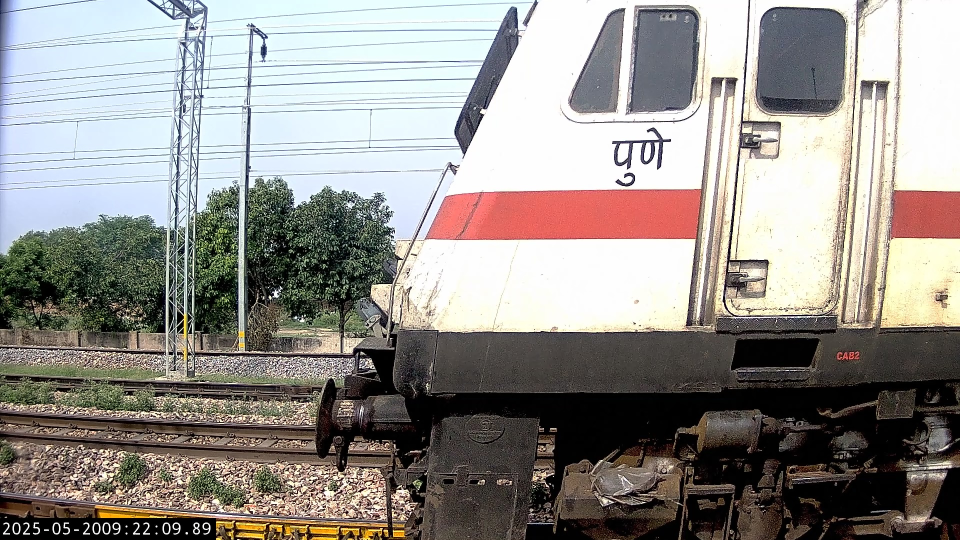
#> input picture feb_11/0/frame_00142.jpg, 1920 x 1080 px (shown at 1/2 size); its folder holds only this picture in this run
$ python ConstructCoachImage.py   (older library calls are emulated)
#> lines starting #> are read from the running program, lines starting #| are printed output that depends on the picture
"""
Last updated: 05 Mar 26
Created by  : Prof Arbind Kumar Gupta
Description : Fixed-trackside-camera stitcher.

              Folder structure:
                <root>/<train_number>/<coach_number>/  ← images of one coach passing
              Each coach folder produces exactly ONE stitched panorama.

              Algorithm:
                1. Compute phase-correlation dx for every consecutive frame pair
                2. Estimate true per-frame pixel shift from reliable measurements
                3. Correct raw dx for dropped/skipped frames (n = round(dx/true_dx))
                4. Find the FIRST and LAST frame pair where the train is present
                   (|dx| > DX_MIN). Everything in between — including momentary
                   phase-correlation failures — is filled with the local mean step.
                5. Strip-scan (push-broom) stitch: each frame contributes a
                   right-edge slice of width = corrected_step. No overlap → no ghosting.
                6. Save ONE PNG + ONE speed CSV per coach folder.

Version     : 14.0
"""

import os, csv
import cv2
import numpy as np
from pathlib import Path

# ======================== CONFIGURATION ========================
# Set up input/output directories, cropping, and algorithm parameters
_HERE           = Path(__file__).parent
BASE_INPUT_DIR  = _HERE / 'feb_11'  # Root directory containing coach folders
BASE_OUTPUT_DIR = _HERE / '09-03-2026 Outputs - Basic Stitching - HPDS'   # Output directory for stitched images and CSVs
COACH_DEPTH     = 1          # Folder depth for coach folders (1 or 2)

TOP_CROP        = 00         # Number of rows to crop from top of each frame
CLIP_FRAC       = 0.03       # Fraction of image width to clip from left/right before correlation

DX_MIN          = 30         # Minimum pixel shift to consider train present
DX_MAX_SINGLE   = 220        # Maximum plausible single-frame shift
DX_REJECT       = 800        # Discard measurements above this threshold
RESP_MIN        = 0.03       # Minimum phase-correlation response to trust

# --- Fisheye Correction Parameters ---
# Set these to your camera's calibration values
APPLY_FISHEYE_CORRECTION = True
CAMERA_MATRIX = np.array([[1000, 0, 640], [0, 1000, 360], [0, 0, 1]], dtype=np.float32)  # Example values
DIST_COEFFS = np.array([-0.1, 0.01, 0, 0], dtype=np.float32)  # Example values
# ===============================================================

# ------------------- Fisheye Correction ------------------------
def undistort_fisheye(img: np.ndarray) -> np.ndarray:
    """
    Correct fisheye distortion in the input image using the camera matrix and distortion coefficients.
    Adjust CAMERA_MATRIX and DIST_COEFFS above to match your camera calibration.
    """
    h, w = img.shape[:2]
    new_camera_mtx = CAMERA_MATRIX.copy()
    # Optionally, optimize new_camera_mtx for undistortion (can use cv2.getOptimalNewCameraMatrix)
    undistorted = cv2.undistort(img, CAMERA_MATRIX, DIST_COEFFS, None, new_camera_mtx)
    return undistorted

# ------------------- Image Preprocessing ----------------------
def cropTop(im: np.ndarray, rows: int = TOP_CROP) -> np.ndarray:
    """Crop the top rows from an image."""
    return im[rows:, :] if rows > 0 else im


def clipImg(im: np.ndarray, frac: float = CLIP_FRAC) -> np.ndarray:
    """Clip a fraction of the image width from both left and right sides."""
    if frac <= 0:
        return im
    c = max(1, int(im.shape[1] * frac))
    return im[:, c:-c] if 2 * c < im.shape[1] else im

# ------------------- Image Loading ----------------------------
def getImages(fldr: Path) -> tuple[list, list]:
    """Load all valid images from a folder, apply fisheye correction, crop top rows, and return images and filenames."""
    imgs, names = [], []
    for f in sorted(os.listdir(fldr)):
        if not any(f.lower().endswith(e) for e in ['.jpg', '.jpeg', '.png', '.bmp']):
            continue
        img = cv2.imread(str(fldr / f), cv2.IMREAD_GRAYSCALE)
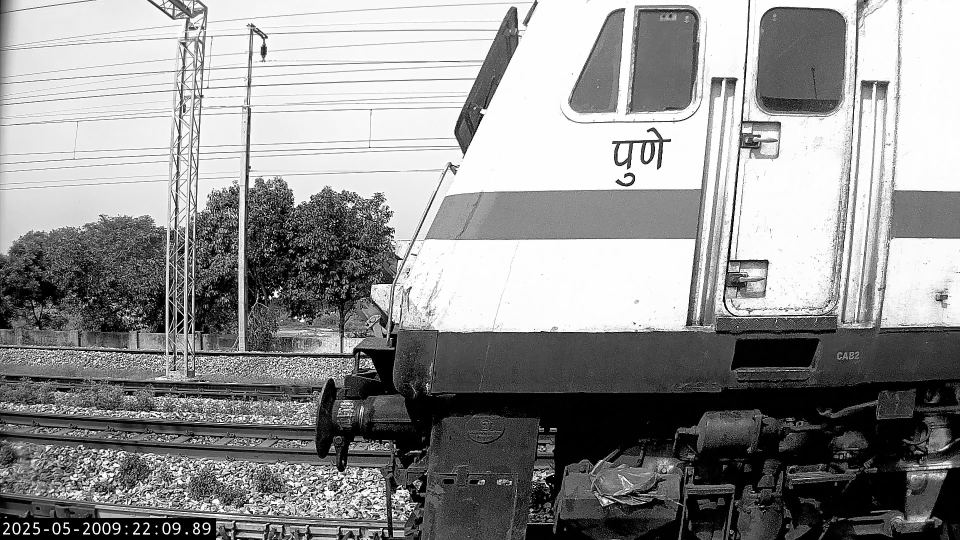
#> img: shape (1080, 1920) (shown at 1/2 size); min 0, max 255, mean 145
        if img is None:
            continue
        if APPLY_FISHEYE_CORRECTION:
            img = undistort_fisheye(img)
#> in undistort_fisheye, `undistorted = cv2.undistort(img, CAMERA_MATRIX, DIST_COEFFS, None, new..`:
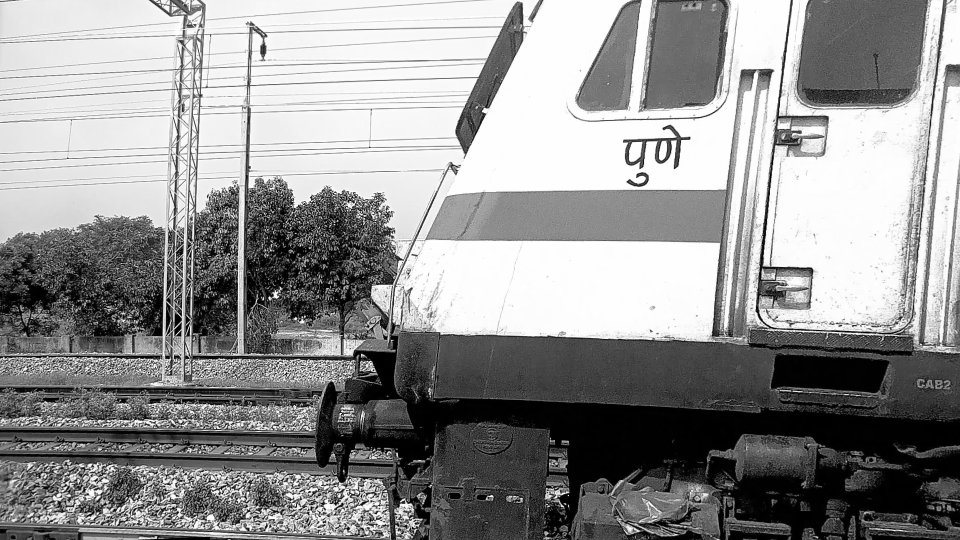
#> undistorted: shape (1080, 1920) (shown at 1/2 size); min 0, max 255, mean 146.6
        imgs.append(cropTop(img))
        names.append(f)
    return imgs, names

# ------------------- Phase Correlation ------------------------
def phaseShift(img1: np.ndarray, img2: np.ndarray) -> tuple[float, float]:
    """Compute phase-correlation shift and response between two images."""
    a = clipImg(img1).astype(np.float32)
    b = clipImg(img2).astype(np.float32)
    h, w = a.shape
    win = cv2.createHanningWindow((w, h), cv2.CV_32F)
    (dx, _), resp = cv2.phaseCorrelate(a, b, win)
    return float(dx), float(resp)

# ------------------- True Shift Estimation --------------------
def estimateTrueDx(raw_dxs: list, responses: list) -> float:
    """Estimate the true per-frame pixel shift using reliable measurements."""
    clean = [abs(d) for d, r in zip(raw_dxs, responses)
             if DX_MIN <= abs(d) <= DX_MAX_SINGLE and r >= RESP_MIN]
    if clean:
        return float(np.median(clean))
    above = [abs(d) for d in raw_dxs if DX_MIN < abs(d) < DX_REJECT]
    return float(np.min(above)) if above else 143.0

# ------------------- Step Correction --------------------------
def rawToStep(raw_dx: float, resp: float, true_dx: float) -> tuple[float, int]:
    """Convert raw dx to corrected per-frame step and number of frames skipped."""
    adx = abs(raw_dx)
    if adx < DX_MIN or adx > DX_REJECT or resp < RESP_MIN:
        return 0.0, 0
    n = max(1, round(adx / true_dx))
    return adx / n, n

# ------------------- Main Processing Function -----------------
def processCoachFolder(input_folder: Path, output_folder: Path) -> None:
    """
    Process a single coach folder:
    - Loads images
    - Computes phase-correlation shifts
    - Estimates true shift
    - Corrects for dropped/skipped frames
    - Identifies train-present frames
    - Fills gaps in measurements
    - Stitches images using strip-scan method
    - Saves outputs (PNG and CSV)
    """
    print(f'\n{"="*72}')
    print(f'  Coach folder : {input_folder}')

    # Load and preprocess images
    imgs, names = getImages(input_folder)
#> imgs = 1 item; names = ['frame_00142.jpg']
    n_imgs = len(imgs)
#> n_imgs = 1
    if n_imgs < 2:
        print(f'  [SKIP] Only {n_imgs} image(s).')
#|   [SKIP] Only 1 image(s).
        return

    output_folder.mkdir(parents=True, exist_ok=True)
    print(f'  {n_imgs} frames loaded.')

    # 1. Phase correlation for every consecutive pair
    raw_dxs, raw_resps = [], []
    for i in range(n_imgs - 1):
        dx, resp = phaseShift(imgs[i], imgs[i + 1])
        raw_dxs.append(dx)
        raw_resps.append(resp)

    # 2. Estimate true per-frame shift
    true_dx = estimateTrueDx(raw_dxs, raw_resps)
    print(f'  True dx/frame : {true_dx:.1f} px')

    # 3. Correct each pair for dropped/skipped frames
    steps_raw, n_frames_list = [], []
    for dx, resp in zip(raw_dxs, raw_resps):
        s, n = rawToStep(dx, resp, true_dx)
        steps_raw.append(s)
        n_frames_list.append(n)

    # 4. Find first and last active pair (train present)
    active_pairs = [i for i, s in enumerate(steps_raw) if s > 0]
    if not active_pairs:
        print('  [SKIP] No train-present frames detected.')
        return

    first_pair = active_pairs[0]
    last_pair  = active_pairs[-1]
    print(f'  Train visible: pairs {first_pair} → {last_pair}  '
          f'({last_pair - first_pair + 2} frames)')

    # 5. Fill gaps in step measurements with local mean
    filled_steps = list(steps_raw)
    for i in range(first_pair, last_pair + 1):
        if filled_steps[i] == 0:
            # Fill with mean of nearest nonzero neighbours
            left  = [filled_steps[j] for j in range(first_pair, i) if filled_steps[j] > 0]
            right = [filled_steps[j] for j in range(i + 1, last_pair + 1) if filled_steps[j] > 0]
            neighbours = (left[-3:] if left else []) + (right[:3] if right else [])
            filled_steps[i] = float(np.mean(neighbours)) if neighbours else true_dx

    mean_step = float(np.mean([filled_steps[i] for i in range(first_pair, last_pair + 1)]))
    print(f'  Mean step     : {mean_step:.1f} px')

    # 6. Save full pair CSV with all measurements
    csv_all = output_folder / f'{input_folder.name}_all_pairs.csv'
    with open(csv_all, 'w', newline='') as f:
        w = csv.writer(f)
        w.writerow(['pair', 'frame_a', 'frame_b', 'raw_dx', 'response',
                    'true_dx_est', 'n_frames', 'corrected_step'])
        for i, (dx, resp, s, n) in enumerate(
                zip(raw_dxs, raw_resps, steps_raw, n_frames_list)):
            w.writerow([i, i, i + 1, f'{dx:.2f}', f'{resp:.4f}',
                        f'{true_dx:.1f}', n, f'{s:.2f}'])
    print(f'  Saved all-pairs CSV → {csv_all}')

    # 7. Strip-scan stitch: build panorama by concatenating right-edge strips
    step_ints = [max(1, int(round(filled_steps[p])))
                 for p in range(first_pair, last_pair + 1)]

    frame_start = first_pair        # index into imgs[]
    frame_end   = last_pair + 1     # inclusive

    first_clip = clipImg(imgs[frame_start])
    h0, img_w  = first_clip.shape

    total_w = img_w + sum(step_ints)
    canvas  = np.zeros((h0, total_w), dtype=np.uint8)

    # Place the first frame (clipped) at the start of the canvas
    canvas[:h0, :img_w] = first_clip[:h0, :]
    x_cursor = img_w

    # For each subsequent frame, add a right-edge strip of width = corrected step
    for i, fi in enumerate(range(frame_start + 1, frame_end + 1)):
        if fi >= n_imgs:
            break
        img = clipImg(imgs[fi])
        h_i = min(img.shape[0], h0)
        sw  = min(step_ints[i], img.shape[1])
        strip = img[:h_i, img.shape[1] - sw:]
        sw_actual = strip.shape[1]
        canvas[:h_i, x_cursor:x_cursor + sw_actual] = strip
        x_cursor += sw_actual

    stitched = canvas[:, :x_cursor]

    # 8. Save outputs: stitched PNG and speed CSV
    out_png = output_folder / f'{input_folder.name}.png'
    out_csv = output_folder / f'{input_folder.name}_speed.csv'

    cv2.imwrite(str(out_png), stitched)
    print(f'  Stitched PNG  → {out_png}  ({stitched.shape[1]} × {stitched.shape[0]} px)')

    with open(out_csv, 'w', newline='') as f:
        wr = csv.writer(f)
        wr.writerow(['transition', 'frame_a', 'frame_b',
                     'raw_dx', 'n_frames', 'corrected_step', 'gap_filled'])
        for j, p in enumerate(range(first_pair, last_pair + 1)):
            gap_filled = int(steps_raw[p] == 0 and filled_steps[p] > 0)
            wr.writerow([j, p, p + 1,
                         f'{raw_dxs[p]:.2f}',
                         n_frames_list[p],
                         f'{filled_steps[p]:.2f}',
                         gap_filled])
    print(f'  Speed CSV     → {out_csv}')

# ------------------- Coach Folder Discovery -------------------
def find_coach_folders(base: Path, depth: int) -> list:
    """Recursively find coach folders at the specified depth."""
    if depth == 1:
        return [p for p in sorted(base.iterdir()) if p.is_dir()]
    leaves = []
    for child in sorted(base.iterdir()):
        if child.is_dir():
            leaves.extend(find_coach_folders(child, depth - 1))
    return leaves

# ------------------- Main Entry Point -------------------------
def main():
    """
    Main function:
    - Checks input directory
    - Finds coach folders
    - Processes each coach folder
    - Prints summary when done
    """
    if not BASE_INPUT_DIR.exists():
        print(f'[ERROR] BASE_INPUT_DIR not found: {BASE_INPUT_DIR.resolve()}')
        return

    coach_folders = find_coach_folders(BASE_INPUT_DIR, COACH_DEPTH)
    print(f'Found {len(coach_folders)} coach folder(s) under {BASE_INPUT_DIR}')
    print(f'Config: DX_MIN={DX_MIN}  DX_MAX_SINGLE={DX_MAX_SINGLE}  '
          f'DX_REJECT={DX_REJECT}  RESP_MIN={RESP_MIN}\n')

    for coach_dir in coach_folders:
        # Compute output path and process each coach folder
        rel_path   = coach_dir.relative_to(BASE_INPUT_DIR)
        out_parent = BASE_OUTPUT_DIR / rel_path.parent
        processCoachFolder(coach_dir, out_parent)
#> pass 2 of the loop in main, `for coach_dir in coach_folders:`:
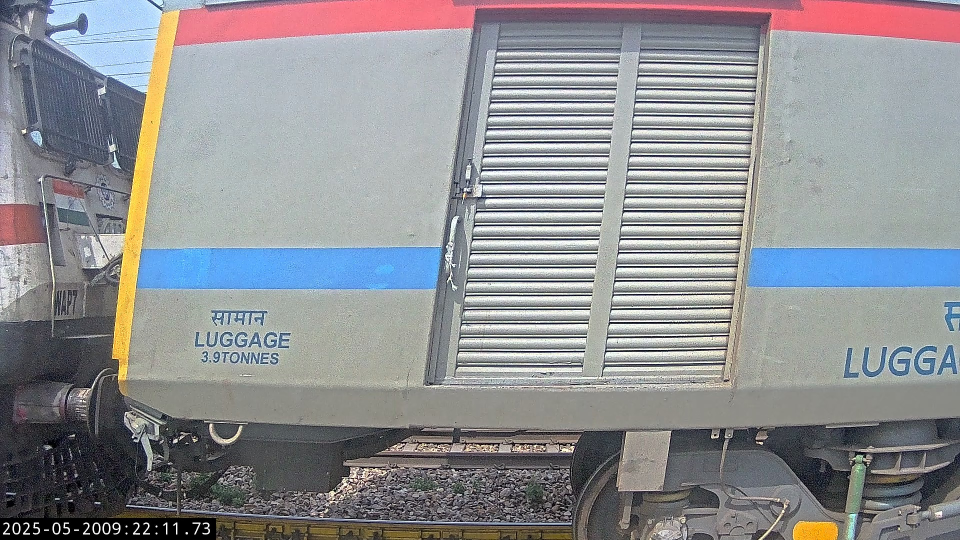
#> input picture feb_11/1/frame_00187.jpg, 1920 x 1080 px (shown at 1/2 size)
#> in getImages (call 2), `img = cv2.imread(str(fldr / f), cv2.IMREAD_GRAYSCALE)`:
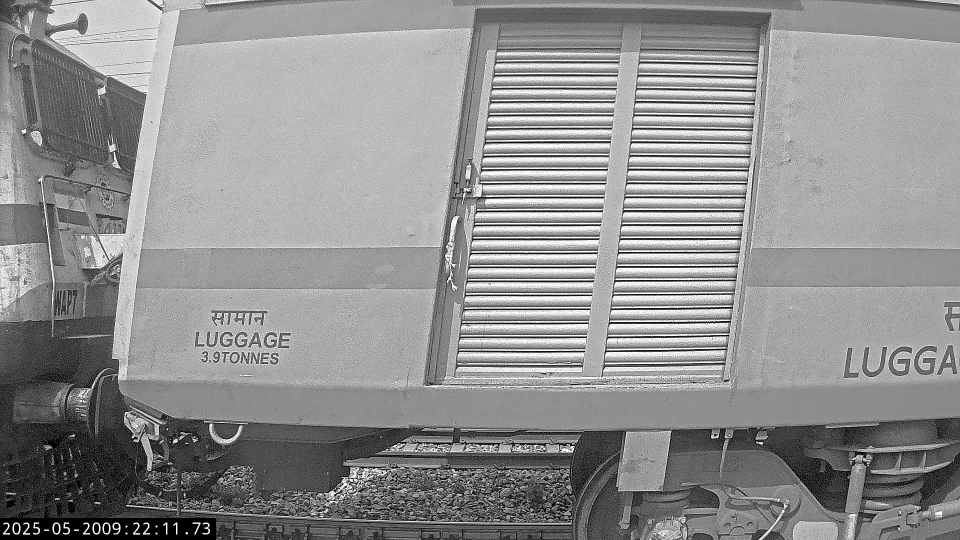
#> img: shape (1080, 1920) (shown at 1/2 size); min 0, max 255, mean 143.6
#> in undistort_fisheye (call 2), `undistorted = cv2.undistort(img, CAMERA_MATRIX, DIST_COEFFS, None, new..`:
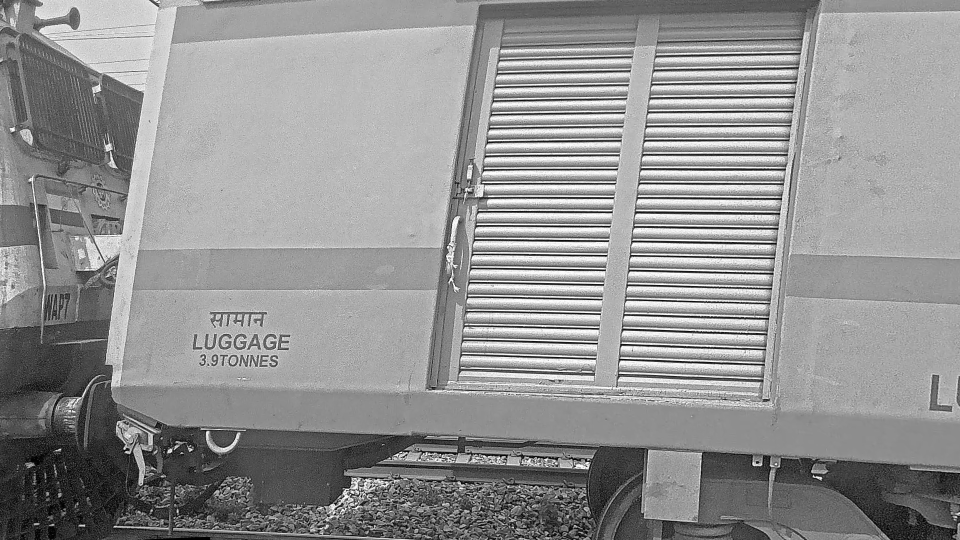
#> undistorted: shape (1080, 1920) (shown at 1/2 size); min 0, max 255, mean 145.9
#|   [SKIP] Only 1 image(s).

    print(f'\n{"="*72}')
    print('All done.')

# ------------------- Script Execution -------------------------
if __name__ == '__main__':
    main()
